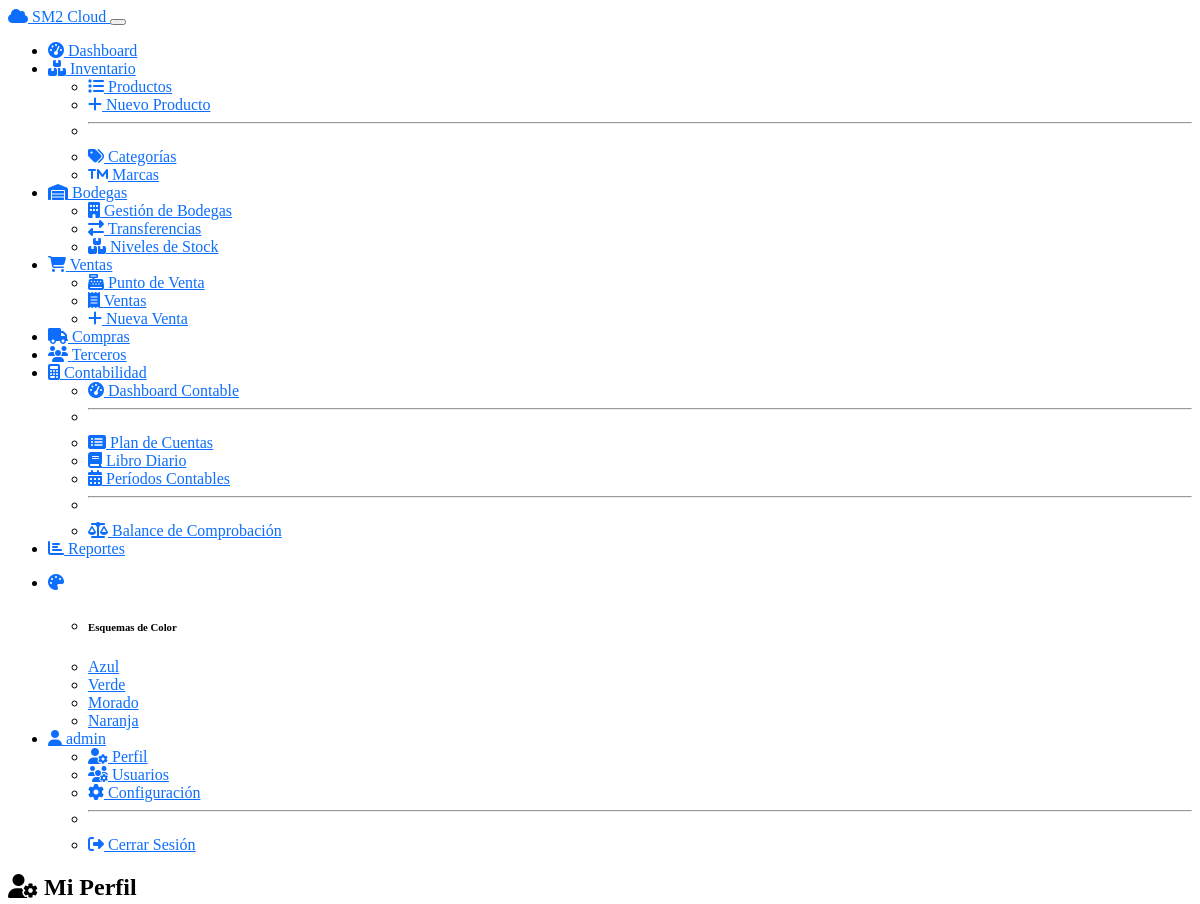
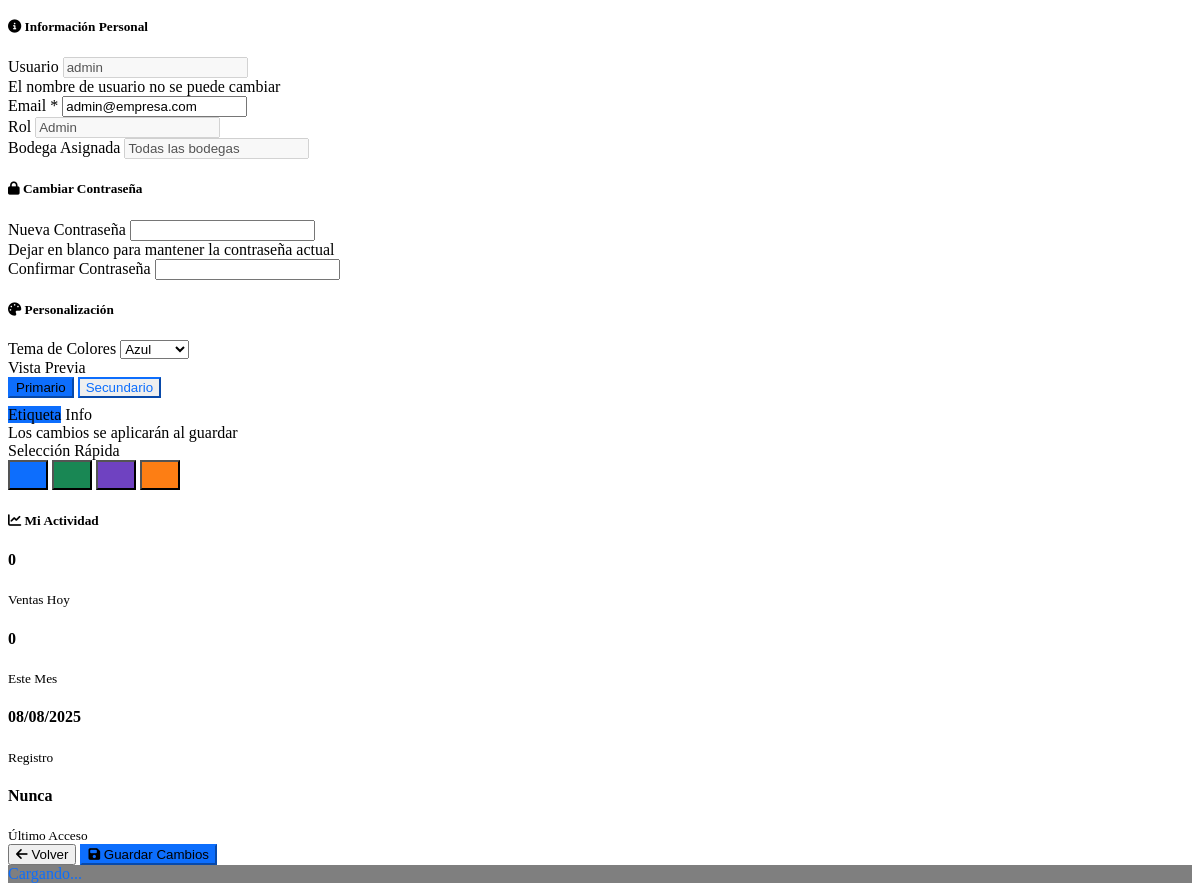
The page /users/profile (signed in) on the database its author committed (2 pictures, top to bottom).
### models.py (models this page shows)
class User(UserMixin, db.Model):
    __tablename__ = 'users'
    id = db.Column(db.Integer, primary_key=True)
    username = db.Column(db.String(80), unique=True, nullable=False)
    email = db.Column(db.String(120), unique=True, nullable=False)
    password_hash = db.Column(db.String(256), nullable=False)
    role = db.Column(db.String(20), nullable=False, default='employee')  # admin, manager, employee
    warehouse_id = db.Column(db.Integer, db.ForeignKey('warehouses.id'))
    is_active = db.Column(db.Boolean, default=True)
    theme = db.Column(db.String(20), default='blue')
    created_at = db.Column(db.DateTime, default=datetime.utcnow)
    warehouse = db.relationship('Warehouse', backref='users')

### routes/users.py (the view, shortened to what this page needs)
@users_bp.route('/profile', methods=['GET', 'POST'])
@login_required
def profile():
    user = get_current_user()
    return render_template('users/profile.html', user=user)

### auth.py (called while the page is built)
def login_required(view):
    @functools.wraps(view)
    def wrapped_view(**kwargs):
        if 'user_id' not in session:
            return redirect(url_for('auth.login'))
        return view(**kwargs)
    return wrapped_view

def get_current_user():
    if 'user_id' in session:
        return User.query.get(session['user_id'])
    return None

### templates/users/profile.html (shortened to what this page needs)
{% extends "base.html" %}
{% block content %}
<div class="row">
    <div class="col-12">
        <div class="d-flex justify-content-between align-items-center mb-4">
            <h2><i class="fas fa-user-cog"></i> Mi Perfil</h2>
        </div>
        <form method="POST" action="{{ url_for('users.profile') }}">
            <div class="row">
                <div class="col-md-8">
                    <div class="card mb-4">
                        <div class="card-header">
                            <h5 class="mb-0"><i class="fas fa-info-circle"></i> Información Personal</h5>
                        </div>
                        <div class="card-body">
                            <div class="row">
                                <div class="col-md-6 mb-3">
                                    <label for="username" class="form-label">Usuario</label>
                                    <input type="text" class="form-control" id="username" value="{{ user.username }}" disabled>
                                    <div class="form-text">El nombre de usuario no se puede cambiar</div>
                                </div>
                                <div class="col-md-6 mb-3">
                                    <label for="email" class="form-label">Email *</label>
                                    <input type="email" class="form-control" id="email" name="email"
                                           value="{{ user.email }}" required>
                                </div>
                            </div>
                            <div class="row">
                                <div class="col-md-6 mb-3">
                                    <label for="role" class="form-label">Rol</label>
                                    <input type="text" class="form-control" id="role"
                                           value="{{ user.role.title() }}" disabled>
                                </div>
                                <div class="col-md-6 mb-3">
                                    <label for="warehouse" class="form-label">Bodega Asignada</label>
                                    <input type="text" class="form-control" id="warehouse"
                                           value="{{ user.warehouse.name if user.warehouse else 'Todas las bodegas' }}" disabled>
                                </div>
                            </div>
                        </div>
                    </div>
                    <div class="card mb-4">
                        <div class="card-header">
                            <h5 class="mb-0"><i class="fas fa-lock"></i> Cambiar Contraseña</h5>
                        </div>
                        <div class="card-body">
                            <div class="row">
                                <div class="col-md-6 mb-3">
                                    <label for="password" class="form-label">Nueva Contraseña</label>
                                    <input type="password" class="form-control" id="password" name="password">
                                    <div class="form-text">Dejar en blanco para mantener la contraseña actual</div>
                                </div>
                                <div class="col-md-6 mb-3">
                                    <label for="confirm_password" class="form-label">Confirmar Contraseña</label>
                                    <input type="password" class="form-control" id="confirm_password">
                                </div>
                            </div>
                        </div>
                    </div>
                </div>
                <div class="col-md-4">
                    <div class="card mb-4">
                        <div class="card-header">
                            <h5 class="mb-0"><i class="fas fa-palette"></i> Personalización</h5>
                        </div>
                        <div class="card-body">
                            <div class="mb-4">
                                <label for="theme" class="form-label">Tema de Colores</label>
                                <select class="form-select" id="theme" name="theme" onchange="previewTheme(this.value)">
                                    <option value="blue" {{ 'selected' if user.theme == 'blue' else '' }}>Azul</option>
                                </select>
                            </div>
                            <div class="mb-4">
                                <label class="form-label">Vista Previa</label>
                                <div class="theme-preview border rounded p-3">
                                    <div class="d-flex gap-2 mb-2">
                                        <button type="button" class="btn btn-primary btn-sm">Primario</button>
                                        <button type="button" class="btn btn-outline-primary btn-sm">Secundario</button>
                                    </div>
                                    <div class="progress mb-2" style="height: 8px;">
                                    </div>
                                    <div class="d-flex gap-1">
                                        <span class="badge bg-primary">Etiqueta</span>
                                        <span class="badge bg-outline-primary">Info</span>
                                    </div>
                                </div>
                                <div class="form-text">Los cambios se aplicarán al guardar</div>
                            </div>
                            <div class="mb-4">
                                <label class="form-label">Selección Rápida</label>
                                <div class="d-flex gap-2">
                                    <button type="button" class="btn btn-sm theme-btn"
                                            style="background-color: #0d6efd; width: 40px; height: 30px;"
                                            onclick="selectTheme('blue')" title="Azul"></button>
                                    <button type="button" class="btn btn-sm theme-btn"
                                            style="background-color: #198754; width: 40px; height: 30px;"
                                            onclick="selectTheme('green')" title="Verde"></button>
                                    <button type="button" class="btn btn-sm theme-btn"
                                            style="background-color: #6f42c1; width: 40px; height: 30px;"
                                            onclick="selectTheme('purple')" title="Morado"></button>
                                    <button type="button" class="btn btn-sm theme-btn"
                                            style="background-color: #fd7e14; width: 40px; height: 30px;"
                                            onclick="selectTheme('orange')" title="Naranja"></button>
                                </div>
                            </div>
                        </div>
                    </div>
                    <div class="card">
                        <div class="card-header">
                            <h5 class="mb-0"><i class="fas fa-chart-line"></i> Mi Actividad</h5>
                        </div>
                        <div class="card-body">
                            <div class="row text-center">
                                <div class="col-6 mb-3">
                                    <h4 class="text-primary">0</h4>
                                    <small class="text-muted">Ventas Hoy</small>
                                </div>
                                <div class="col-6 mb-3">
                                    <h4 class="text-success">0</h4>
                                    <small class="text-muted">Este Mes</small>
                                </div>
                                <div class="col-6 mb-3">
                                    <h4 class="text-info">{{ user.created_at.strftime('%d/%m/%Y') if user.created_at else 'N/A' }}</h4>
                                    <small class="text-muted">Registro</small>
                                </div>
                                <div class="col-6 mb-3">
                                    <h4 class="text-warning">{{ user.last_login.strftime('%d/%m/%Y') if user.last_login else 'Nunca' }}</h4>
                                    <small class="text-muted">Último Acceso</small>
                                </div>
                            </div>
                        </div>
                    </div>
                </div>
            </div>
            <div class="row">
                <div class="col-12">
                    <div class="text-end">
                        <button type="button" class="btn btn-secondary me-2" onclick="window.history.back()">
                            <i class="fas fa-arrow-left"></i> Volver
                        </button>
                        <button type="submit" class="btn btn-primary">
                            <i class="fas fa-save"></i> Guardar Cambios
                        </button>
                    </div>
                </div>
            </div>
        </form>
    </div>
</div>
{% endblock %}

### static/css/themes.css (style rules this page uses)
:root { --theme-primary: #0d6efd; --theme-primary-rgb: 13, 110, 253; --theme-secondary: #6c757d; --theme-success: #198754; --theme-info: #0dcaf0; --theme-warning: #ffc107; --theme-danger: #dc3545; }
.theme-blue { --theme-primary: #0d6efd; --theme-primary-rgb: 13, 110, 253; --theme-primary-dark: #0b5ed7; --theme-primary-light: #6ea8fe; }
.theme-blue .btn-primary, .theme-green .btn-primary, .theme-purple .btn-primary, .theme-orange .btn-primary { background-color: var(--theme-primary); border-color: var(--theme-primary); }
.theme-blue .btn-outline-primary, .theme-green .btn-outline-primary, .theme-purple .btn-outline-primary, .theme-orange .btn-outline-primary { color: var(--theme-primary); border-color: var(--theme-primary); }
.theme-blue .badge.bg-primary, .theme-green .badge.bg-primary, .theme-purple .badge.bg-primary, .theme-orange .badge.bg-primary { background-color: var(--theme-primary) !important; }
.theme-blue, .theme-green, .theme-purple, .theme-orange { transition: all 0.3s ease; }
[data-bs-theme="dark"] .theme-blue, [data-bs-theme="dark"] .theme-green, [data-bs-theme="dark"] .theme-purple, [data-bs-theme="dark"] .theme-orange { --theme-primary-light: var(--theme-primary); }

### rows shown on the page
User: username "admin", email "admin@empresa.com", role "Admin", created_at "08/08/2025"

### other values the page prints
{{ session.username }} "admin"
{{ user.last_login.strftime('%d/%m/%Y') if user.last_login else 'Nunca' }} "Nunca"
